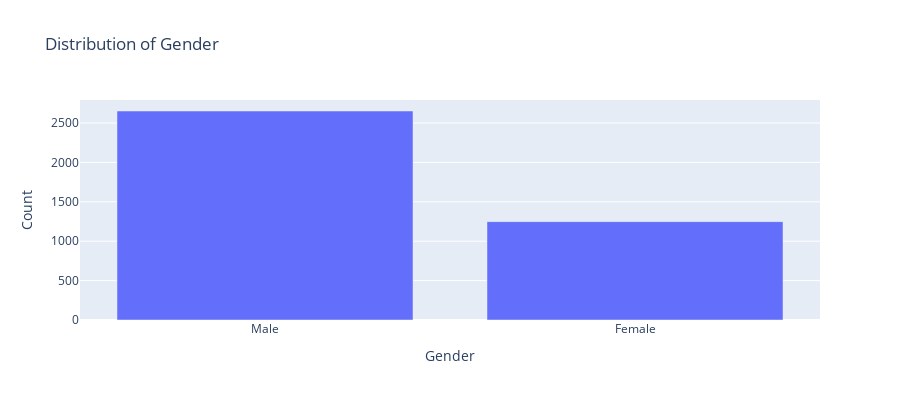
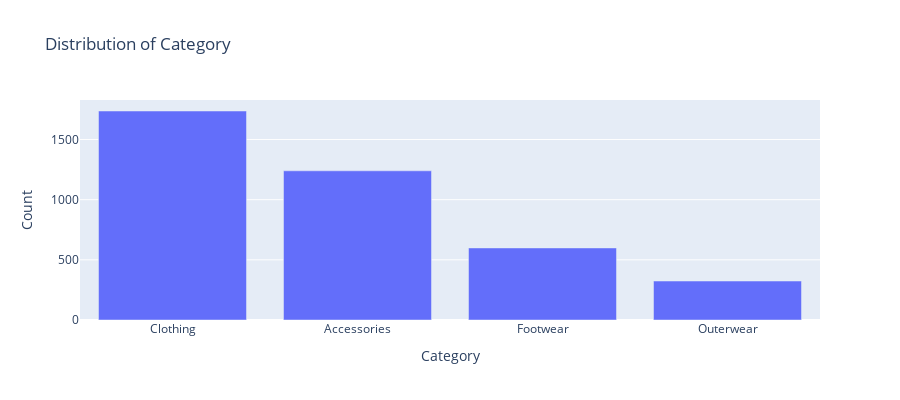

The notebook cell these images were saved under, in order:
### Code cell
# Interactive categorical distribution plots
if len(categorical_cols) > 0:
    for col in categorical_cols[:4]:  # Limit to first 4 categorical columns
        if df[col].nunique() <= 20:  # Only plot if reasonable number of categories
            fig = px.bar(
                x=df[col].value_counts().index,
                y=df[col].value_counts().values,
                title=f'Distribution of {col}',
                labels={'x': col, 'y': 'Count'}
            )
            fig.update_layout(height=400)
            fig.show()
        else:
            print(f"⚠️ Skipping {col} - too many categories ({df[col].nunique()})")

### Figure 1 — Plotly figure (JSON) as saved in the notebook; plotly's stock layout.template omitted (floating-point values rounded to 4 significant figures)
{"data": [{"hovertemplate": "Gender=%{x}<br>Count=%{y}<extra></extra>", "legendgroup": "", "marker": {"color": "#636efa", "pattern": {"shape": ""}}, "name": "", "orientation": "v", "showlegend": false, "textposition": "auto", "type": "bar", "x": ["Male", "Female"], "xaxis": "x", "y": [2652, 1248], "yaxis": "y"}], "layout": {"barmode": "relative", "height": 400, "legend": {"tracegroupgap": 0}, "title": {"text": "Distribution of Gender"}, "xaxis": {"anchor": "y", "domain": [0, 1], "title": {"text": "Gender"}}, "yaxis": {"anchor": "x", "domain": [0, 1], "title": {"text": "Count"}}}}

### Figure 2 — Plotly figure (JSON) as saved in the notebook; plotly's stock layout.template omitted (floating-point values rounded to 4 significant figures)
{"data": [{"hovertemplate": "Category=%{x}<br>Count=%{y}<extra></extra>", "legendgroup": "", "marker": {"color": "#636efa", "pattern": {"shape": ""}}, "name": "", "orientation": "v", "showlegend": false, "textposition": "auto", "type": "bar", "x": ["Clothing", "Accessories", "Footwear", "Outerwear"], "xaxis": "x", "y": [1737, 1240, 599, 324], "yaxis": "y"}], "layout": {"barmode": "relative", "height": 400, "legend": {"tracegroupgap": 0}, "title": {"text": "Distribution of Category"}, "xaxis": {"anchor": "y", "domain": [0, 1], "title": {"text": "Category"}}, "yaxis": {"anchor": "x", "domain": [0, 1], "title": {"text": "Count"}}}}
